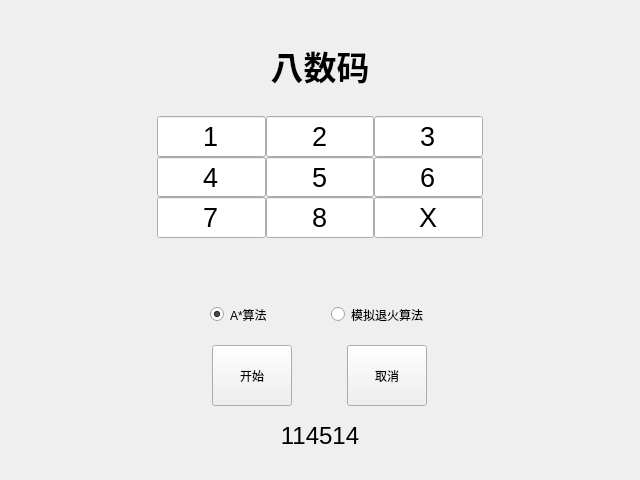
<?xml version="1.0" encoding="UTF-8"?>
<ui version="4.0">
 <class>QtAstarClass</class>
 <widget class="QMainWindow" name="QtAstarClass">
  <property name="geometry">
   <rect>
    <x>0</x>
    <y>0</y>
    <width>640</width>
    <height>480</height>
   </rect>
  </property>
  <property name="windowTitle">
   <string>AI Homework1 by aldlss</string>
  </property>
  <property name="windowIcon">
   <iconset resource="QtAstar.qrc">
    <normaloff>:/QtAstar/aya</normaloff>:/QtAstar/aya</iconset>
  </property>
  <widget class="QWidget" name="centralWidget">
   <layout class="QGridLayout" name="gridLayout_2">
    <item row="5" column="1">
     <layout class="QGridLayout" name="gridLayout">
      <property name="sizeConstraint">
       <enum>QLayout::SetDefaultConstraint</enum>
      </property>
      <property name="spacing">
       <number>0</number>
      </property>
      <item row="0" column="1">
       <widget class="QLineEdit" name="lineEdit_2">
        <property name="sizePolicy">
         <sizepolicy hsizetype="Expanding" vsizetype="Expanding">
          <horstretch>0</horstretch>
          <verstretch>0</verstretch>
         </sizepolicy>
        </property>
        <property name="font">
         <font>
          <pointsize>20</pointsize>
         </font>
        </property>
        <property name="text">
         <string>2</string>
        </property>
        <property name="maxLength">
         <number>1</number>
        </property>
        <property name="alignment">
         <set>Qt::AlignCenter</set>
        </property>
       </widget>
      </item>
      <item row="2" column="0">
       <widget class="QLineEdit" name="lineEdit_7">
        <property name="sizePolicy">
         <sizepolicy hsizetype="Expanding" vsizetype="Expanding">
          <horstretch>0</horstretch>
          <verstretch>0</verstretch>
         </sizepolicy>
        </property>
        <property name="font">
         <font>
          <pointsize>20</pointsize>
         </font>
        </property>
        <property name="text">
         <string>7</string>
        </property>
        <property name="maxLength">
         <number>1</number>
        </property>
        <property name="alignment">
         <set>Qt::AlignCenter</set>
        </property>
       </widget>
      </item>
      <item row="1" column="0">
       <widget class="QLineEdit" name="lineEdit_4">
        <property name="sizePolicy">
         <sizepolicy hsizetype="Expanding" vsizetype="Expanding">
          <horstretch>0</horstretch>
          <verstretch>0</verstretch>
         </sizepolicy>
        </property>
        <property name="font">
         <font>
          <pointsize>20</pointsize>
         </font>
        </property>
        <property name="text">
         <string>4</string>
        </property>
        <property name="maxLength">
         <number>1</number>
        </property>
        <property name="alignment">
         <set>Qt::AlignCenter</set>
        </property>
       </widget>
      </item>
      <item row="1" column="1">
       <widget class="QLineEdit" name="lineEdit_5">
        <property name="sizePolicy">
         <sizepolicy hsizetype="Expanding" vsizetype="Expanding">
          <horstretch>0</horstretch>
          <verstretch>0</verstretch>
         </sizepolicy>
        </property>
        <property name="font">
         <font>
          <pointsize>20</pointsize>
         </font>
        </property>
        <property name="text">
         <string>5</string>
        </property>
        <property name="maxLength">
         <number>1</number>
        </property>
        <property name="alignment">
         <set>Qt::AlignCenter</set>
        </property>
       </widget>
      </item>
      <item row="0" column="0">
       <widget class="QLineEdit" name="lineEdit_1">
        <property name="sizePolicy">
         <sizepolicy hsizetype="Expanding" vsizetype="Expanding">
          <horstretch>0</horstretch>
          <verstretch>0</verstretch>
         </sizepolicy>
        </property>
        <property name="font">
         <font>
          <pointsize>20</pointsize>
         </font>
        </property>
        <property name="text">
         <string>1</string>
        </property>
        <property name="maxLength">
         <number>1</number>
        </property>
        <property name="alignment">
         <set>Qt::AlignCenter</set>
        </property>
       </widget>
      </item>
      <item row="2" column="1">
       <widget class="QLineEdit" name="lineEdit_8">
        <property name="sizePolicy">
         <sizepolicy hsizetype="Expanding" vsizetype="Expanding">
          <horstretch>0</horstretch>
          <verstretch>0</verstretch>
         </sizepolicy>
        </property>
        <property name="font">
         <font>
          <pointsize>20</pointsize>
         </font>
        </property>
        <property name="text">
         <string>8</string>
        </property>
        <property name="maxLength">
         <number>1</number>
        </property>
        <property name="alignment">
         <set>Qt::AlignCenter</set>
        </property>
       </widget>
      </item>
      <item row="2" column="2">
       <widget class="QLineEdit" name="lineEdit_9">
        <property name="enabled">
         <bool>true</bool>
        </property>
        <property name="sizePolicy">
         <sizepolicy hsizetype="Expanding" vsizetype="Expanding">
          <horstretch>0</horstretch>
          <verstretch>0</verstretch>
         </sizepolicy>
        </property>
        <property name="font">
         <font>
          <pointsize>20</pointsize>
         </font>
        </property>
        <property name="text">
         <string>X</string>
        </property>
        <property name="maxLength">
         <number>1</number>
        </property>
        <property name="alignment">
         <set>Qt::AlignCenter</set>
        </property>
       </widget>
      </item>
      <item row="0" column="2">
       <widget class="QLineEdit" name="lineEdit_3">
        <property name="sizePolicy">
         <sizepolicy hsizetype="Expanding" vsizetype="Expanding">
          <horstretch>0</horstretch>
          <verstretch>0</verstretch>
         </sizepolicy>
        </property>
        <property name="font">
         <font>
          <pointsize>20</pointsize>
         </font>
        </property>
        <property name="text">
         <string>3</string>
        </property>
        <property name="maxLength">
         <number>1</number>
        </property>
        <property name="alignment">
         <set>Qt::AlignCenter</set>
        </property>
       </widget>
      </item>
      <item row="1" column="2">
       <widget class="QLineEdit" name="lineEdit_6">
        <property name="sizePolicy">
         <sizepolicy hsizetype="Expanding" vsizetype="Expanding">
          <horstretch>0</horstretch>
          <verstretch>0</verstretch>
         </sizepolicy>
        </property>
        <property name="font">
         <font>
          <pointsize>20</pointsize>
         </font>
        </property>
        <property name="text">
         <string>6</string>
        </property>
        <property name="maxLength">
         <number>1</number>
        </property>
        <property name="alignment">
         <set>Qt::AlignCenter</set>
        </property>
       </widget>
      </item>
     </layout>
    </item>
    <item row="7" column="1">
     <layout class="QVBoxLayout" name="verticalLayout">
      <property name="spacing">
       <number>0</number>
      </property>
      <property name="sizeConstraint">
       <enum>QLayout::SetMaximumSize</enum>
      </property>
      <item>
       <layout class="QHBoxLayout" name="horizontalLayout">
        <property name="leftMargin">
         <number>0</number>
        </property>
        <item>
         <widget class="QRadioButton" name="radioButton">
          <property name="sizePolicy">
           <sizepolicy hsizetype="Fixed" vsizetype="Expanding">
            <horstretch>0</horstretch>
            <verstretch>0</verstretch>
           </sizepolicy>
          </property>
          <property name="font">
           <font>
            <pointsize>9</pointsize>
           </font>
          </property>
          <property name="text">
           <string>A*算法</string>
          </property>
          <property name="checked">
           <bool>true</bool>
          </property>
          <property name="autoRepeat">
           <bool>false</bool>
          </property>
         </widget>
        </item>
        <item>
         <widget class="QRadioButton" name="radioButton_2">
          <property name="sizePolicy">
           <sizepolicy hsizetype="Fixed" vsizetype="Expanding">
            <horstretch>0</horstretch>
            <verstretch>0</verstretch>
           </sizepolicy>
          </property>
          <property name="text">
           <string>模拟退火算法</string>
          </property>
         </widget>
        </item>
       </layout>
      </item>
      <item>
       <layout class="QHBoxLayout" name="horizontalLayout_2">
        <property name="spacing">
         <number>0</number>
        </property>
        <item>
         <widget class="QPushButton" name="pushButton">
          <property name="sizePolicy">
           <sizepolicy hsizetype="Fixed" vsizetype="Expanding">
            <horstretch>0</horstretch>
            <verstretch>0</verstretch>
           </sizepolicy>
          </property>
          <property name="text">
           <string>开始</string>
          </property>
         </widget>
        </item>
        <item>
         <widget class="QPushButton" name="pushButton_2">
          <property name="sizePolicy">
           <sizepolicy hsizetype="Fixed" vsizetype="Expanding">
            <horstretch>0</horstretch>
            <verstretch>0</verstretch>
           </sizepolicy>
          </property>
          <property name="text">
           <string>取消</string>
          </property>
         </widget>
        </item>
       </layout>
      </item>
     </layout>
    </item>
    <item row="9" column="0" colspan="3">
     <widget class="QLabel" name="label">
      <property name="sizePolicy">
       <sizepolicy hsizetype="Preferred" vsizetype="Preferred">
        <horstretch>0</horstretch>
        <verstretch>0</verstretch>
       </sizepolicy>
      </property>
      <property name="font">
       <font>
        <pointsize>18</pointsize>
       </font>
      </property>
      <property name="text">
       <string>114514</string>
      </property>
      <property name="alignment">
       <set>Qt::AlignCenter</set>
      </property>
     </widget>
    </item>
    <item row="6" column="1">
     <spacer name="verticalSpacer">
      <property name="orientation">
       <enum>Qt::Vertical</enum>
      </property>
      <property name="sizeType">
       <enum>QSizePolicy::Fixed</enum>
      </property>
      <property name="sizeHint" stdset="0">
       <size>
        <width>20</width>
        <height>40</height>
       </size>
      </property>
     </spacer>
    </item>
    <item row="5" column="2">
     <spacer name="horizontalSpacer_2">
      <property name="orientation">
       <enum>Qt::Horizontal</enum>
      </property>
      <property name="sizeType">
       <enum>QSizePolicy::Fixed</enum>
      </property>
      <property name="sizeHint" stdset="0">
       <size>
        <width>140</width>
        <height>20</height>
       </size>
      </property>
     </spacer>
    </item>
    <item row="3" column="0" colspan="3">
     <widget class="QLabel" name="label_2">
      <property name="font">
       <font>
        <pointsize>25</pointsize>
        <weight>75</weight>
        <italic>false</italic>
        <bold>true</bold>
        <strikeout>false</strikeout>
       </font>
      </property>
      <property name="text">
       <string>八数码</string>
      </property>
      <property name="alignment">
       <set>Qt::AlignCenter</set>
      </property>
     </widget>
    </item>
    <item row="5" column="0">
     <spacer name="horizontalSpacer">
      <property name="orientation">
       <enum>Qt::Horizontal</enum>
      </property>
      <property name="sizeType">
       <enum>QSizePolicy::Fixed</enum>
      </property>
      <property name="sizeHint" stdset="0">
       <size>
        <width>140</width>
        <height>20</height>
       </size>
      </property>
     </spacer>
    </item>
    <item row="2" column="1">
     <spacer name="verticalSpacer_2">
      <property name="orientation">
       <enum>Qt::Vertical</enum>
      </property>
      <property name="sizeType">
       <enum>QSizePolicy::Preferred</enum>
      </property>
      <property name="sizeHint" stdset="0">
       <size>
        <width>20</width>
        <height>30</height>
       </size>
      </property>
     </spacer>
    </item>
    <item row="4" column="1">
     <spacer name="verticalSpacer_4">
      <property name="orientation">
       <enum>Qt::Vertical</enum>
      </property>
      <property name="sizeType">
       <enum>QSizePolicy::Preferred</enum>
      </property>
      <property name="sizeHint" stdset="0">
       <size>
        <width>20</width>
        <height>20</height>
       </size>
      </property>
     </spacer>
    </item>
    <item row="8" column="1">
     <spacer name="verticalSpacer_3">
      <property name="orientation">
       <enum>Qt::Vertical</enum>
      </property>
      <property name="sizeType">
       <enum>QSizePolicy::Fixed</enum>
      </property>
      <property name="sizeHint" stdset="0">
       <size>
        <width>20</width>
        <height>10</height>
       </size>
      </property>
     </spacer>
    </item>
   </layout>
  </widget>
  <widget class="QStatusBar" name="statusBar">
   <property name="sizeGripEnabled">
    <bool>false</bool>
   </property>
  </widget>
 </widget>
 <layoutdefault spacing="6" margin="11"/>
 <resources>
  <include location="QtAstar.qrc"/>
 </resources>
 <connections/>
</ui>
